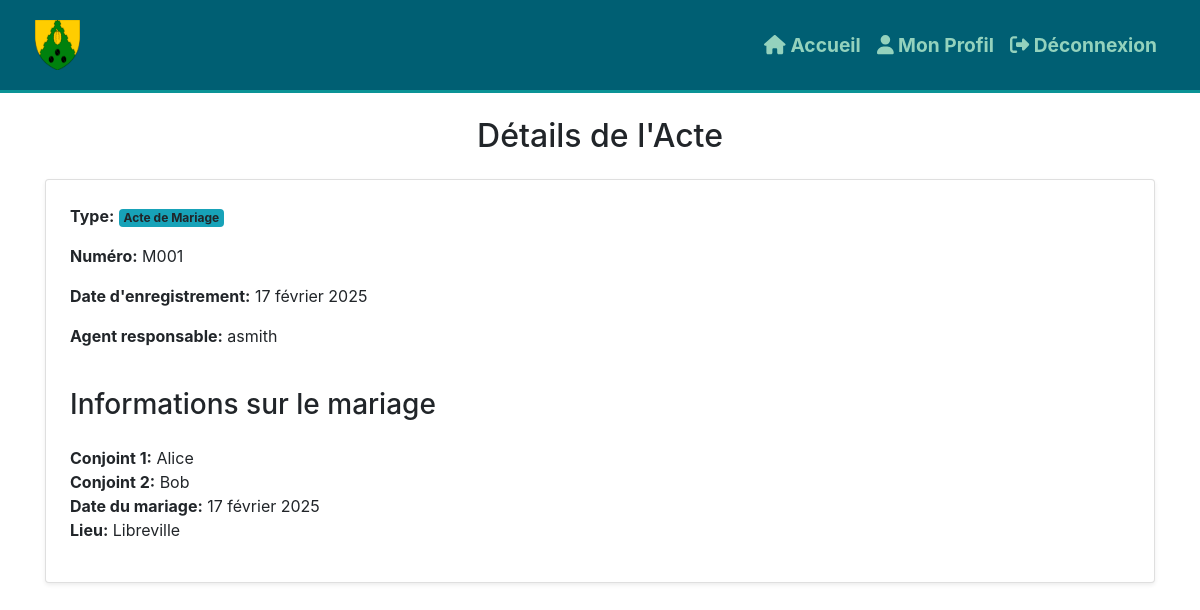
Page /acte/2/ (signed in) on the committed database.
### etat_civil/models.py (models this page shows, shortened)
class ActeEtatCivil(models.Model):
    TYPE_ACTE_CHOICES = [
        ('naissance', 'Acte de Naissance'),
        ('mariage', 'Acte de Mariage'),
        ('deces', 'Acte de Décès'),
    ]
    type_acte = models.CharField(max_length=10, choices=TYPE_ACTE_CHOICES)
    numero_acte = models.CharField(max_length=50, unique=True)
    date_enregistrement = models.DateField(auto_now_add=True)
    agent_responsable = models.ForeignKey(AgentMunicipal, on_delete=models.SET_NULL, null=True)
    document_pdf = models.FileField(upload_to='actes/', blank=True, null=True)  # Stockage du PDF

class AgentMunicipal(AbstractUser):
    matricule = models.CharField(max_length=20, unique=True)
    fonction = models.CharField(max_length=100)
    groups = models.ManyToManyField(
        Group,
        related_name='agentmunicipal_set',  #  nom unique
        blank=True,
    )
    user_permissions = models.ManyToManyField(
        Permission,
        related_name='agentmunicipal_permissions',  #  nom unique
        blank=True,
    )

class ActeMariage(models.Model):
    acte = models.OneToOneField(ActeEtatCivil, on_delete=models.CASCADE)
    nom_conjoint1 = models.CharField(max_length=100)
    nom_conjoint2 = models.CharField(max_length=100)
    date_mariage = models.DateField()
    lieu_mariage = models.CharField(max_length=150)

### etat_civil/views.py (the view)
# urls.py: path('acte/<int:acte_id>/', views.detail_acte, name='detail_acte'),
@login_required
def detail_acte(request, acte_id):
    acte = get_object_or_404(ActeEtatCivil, id=acte_id)
    if acte.type_acte == "naissance":
        details = get_object_or_404(ActeNaissance, acte=acte)
    elif acte.type_acte == "mariage":
        details = get_object_or_404(ActeMariage, acte=acte)
    elif acte.type_acte == "deces":
        details = get_object_or_404(ActeDeces, acte=acte)
    else:
        details = None
    return render(request, "actes/detail.html", {"acte": acte, "details": details})

### etat_civil/templates/actes/detail.html (shortened to what this page needs)
{% extends "base.html" %}
{% block content %}
<div class="container">
    <h2 class="text-center my-4">Détails de l'Acte</h2>
    <div class="card p-4 shadow-sm">
        <p><strong>Type:</strong> <span class="badge bg-info">{{ acte.get_type_acte_display }}</span></p>
        <p><strong>Numéro:</strong> {{ acte.numero_acte }}</p>
        <p><strong>Date d'enregistrement:</strong> {{ acte.date_enregistrement }}</p>
        <p><strong>Agent responsable:</strong> {{ acte.agent_responsable.username }}</p>
        {% if details %}
            {% if acte.type_acte == "naissance" %}
                <h3 class="my-4">Informations sur la naissance</h3>
                <ul class="list-unstyled">
                    <li><strong>Nom:</strong> {{ details.nom }}</li>
                    <li><strong>Prénom:</strong> {{ details.prenom }}</li>
                    <li><strong>Date de naissance:</strong> {{ details.date_naissance }}</li>
                    <li><strong>Lieu:</strong> {{ details.lieu_naissance }}</li>
                    <li><strong>Père:</strong> {{ details.nom_pere }}</li>
                    <li><strong>Mère:</strong> {{ details.nom_mere }}</li>
                </ul>
            {% elif acte.type_acte == "mariage" %}
                <h3 class="my-4">Informations sur le mariage</h3>
                <ul class="list-unstyled">
                    <li><strong>Conjoint 1:</strong> {{ details.nom_conjoint1 }}</li>
                    <li><strong>Conjoint 2:</strong> {{ details.nom_conjoint2 }}</li>
                    <li><strong>Date du mariage:</strong> {{ details.date_mariage }}</li>
                    <li><strong>Lieu:</strong> {{ details.lieu_mariage }}</li>
                </ul>
            {% endif %}
        {% endif %}
    </div>
</div>
{% endblock %}

### rows in the picture
ActeEtatCivil: type_acte "Acte de Mariage", numero_acte "M001", date_enregistrement "17 février 2025", agent_responsable.username "asmith"
ActeMariage: nom_conjoint1 "Alice", nom_conjoint2 "Bob", date_mariage "17 février 2025", lieu_mariage "Libreville"
